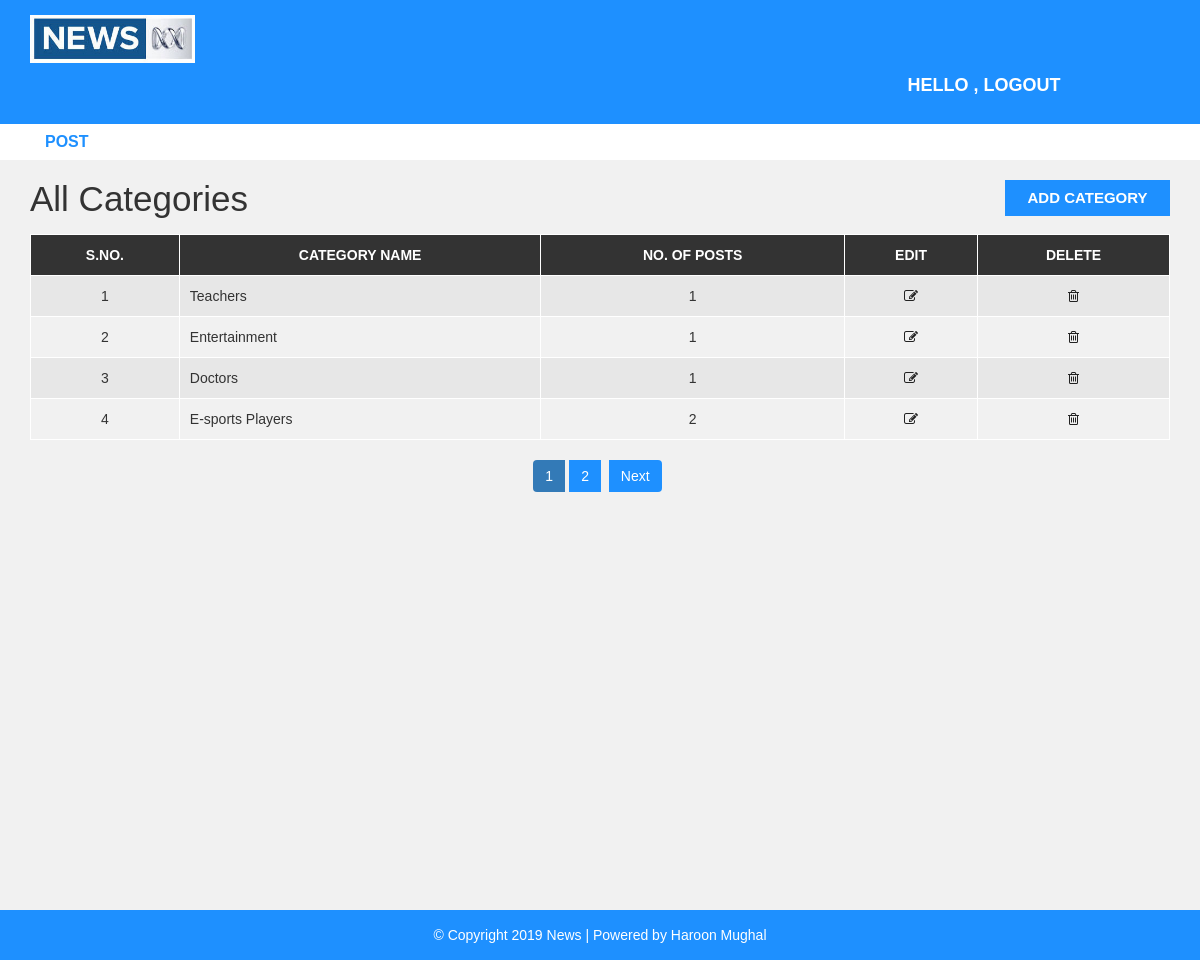
Screenshot of /admin/category.php with the database file from the repository.
### tables this page shows
CREATE TABLE `settings` (
  `webname` varchar(60) DEFAULT NULL,
  `logo` varchar(50) DEFAULT NULL,
  `footerdesc` varchar(255) DEFAULT NULL
);

CREATE TABLE `category` (
  `category_id` int(11) NOT NULL,
  `category_name` varchar(100) NOT NULL,
  `post` int(11) NOT NULL DEFAULT 0
);

### admin/config.php (called while the page is built, shortened)
<?php
$recordsLimitPerPage = 4;
?>

### admin/category.php (the view, shortened to what this page needs)
<?php
include "header.php";
include "config.php";
if (isset($_GET['pageNo'])) {
   $currentPageNumber = $_GET['pageNo'];
} else {
   $currentPageNumber = 1;
}
$limitOffset = ($currentPageNumber - 1) * $recordsLimitPerPage;
$allCategoriesQuery = "SELECT * FROM category ORDER BY category_id DESC LIMIT {$limitOffset}, {$recordsLimitPerPage}";
$resultAllCategoriesQuery = mysqli_query($connection, $allCategoriesQuery) or die("Query Failed: $allCategoriesQuery");
?>
<div id="admin-content">
   <div class="container">
      <div class="row">
         <div class="col-md-10">
            <h1 class="admin-heading">All Categories</h1>
         </div>
         <div class="col-md-2">
            <a class="add-new" href="add-category.php">add category</a>
         </div>
         <div class="col-md-12">
            <?php
            if (mysqli_num_rows($resultAllCategoriesQuery) > 0) {
            ?>
               <table class="content-table">
                  <thead>
                     <th>S.No.</th>
                     <th>Category Name</th>
                     <th>No. of Posts</th>
                     <th>Edit</th>
                     <th>Delete</th>
                  </thead>
                  <tbody>
                     <?php
                     $serialNumber = $limitOffset;
                     while ($catRow = mysqli_fetch_assoc($resultAllCategoriesQuery)) {
                     ?>
                        <tr>
                           <td class='id'> <?php echo ++$serialNumber ?> </td>
                           <td> <?php echo $catRow['category_name'] ?> </td>
                           <td> <?php echo $catRow['post'] ?> </td>
                           <td class='edit'><a href="update-category.php?idUrl=<?php echo $catRow['category_id'] ?>"><i class='fa fa-edit'></i></a></td>
                           <td class='delete'><a href="delete-category.php?idUrl=<?php echo $catRow['category_id'] ?>"><i class='fa fa-trash-o'></i></a></td>
                        </tr>
                     <?php
                     }
                     ?>
                  </tbody>
               </table>
            <?php
            }
            $totalCategoriesQuery = "SELECT * FROM category";
            $resultTotalCategoriesQuery = mysqli_query($connection, $totalCategoriesQuery) or die("Query Failed: $totalCategoriesQuery");
            $totalRecords = mysqli_num_rows($resultTotalCategoriesQuery);
            if ($totalRecords > $recordsLimitPerPage) {
               $totalPages = ceil($totalRecords / $recordsLimitPerPage);
            ?>
               <ul class='pagination admin-pagination'>
                  <?php
                  for ($p = 1; $p <= $totalPages; $p++) {
                     if ($p == $currentPageNumber) {
                        $cssClass = "active";
                     } else {
                        $cssClass = "";
                     }
                     echo "<li class='$cssClass'><a href='category.php?pageNo=$p'>$p</a></li>";
                  }
                  if ($currentPageNumber < $totalPages) {
                  ?>
                     <li><a href='category.php?pageNo=<?php echo ($currentPageNumber + 1) ?>'>Next</a></li>
                  <?php
                  }
                  ?>
               </ul>
            <?php
            }
            ?>
         </div>
      </div>
   </div>
</div>
<?php
include "footer.php";
?>

### admin/header.php (shortened to what this page needs)
<?php
include "config.php";
?>
<!DOCTYPE html>
<html lang="en">
<head>
   <link rel="stylesheet" href="../css/bootstrap.min.css" />
   <link rel="stylesheet" href="../css/font-awesome.css">
   <link rel="stylesheet" href="../css/style.css">
</head>
<body>
   <div id="header-admin">
      <div class="container">
         <div class="row">
            <?php
            $fetchSettingsQuery = "SELECT * FROM settings";
            $resultFetchSettingsQuery = mysqli_query($connection, $fetchSettingsQuery) or die("Query Failed: $fetchSettingsQuery");
            if (mysqli_num_rows($resultFetchSettingsQuery) > 0) {
               while ($setting = mysqli_fetch_assoc($resultFetchSettingsQuery)) {
            ?>
                  <div class="col-md-2">
                     <a href="post.php"><img class="logo" src="images/<?php echo $setting['logo'] ?>"></a>
                  </div>
            <?php
               }
            }
            ?>
            <div class="col-md-offset-9  col-md-3">
               <a href="logout.php" class="admin-logout">Hello <?php echo $_SESSION['userName'] ?>, logout</a>
            </div>
         </div>
      </div>
   </div>
   <div id="admin-menubar">
      <div class="container">
         <div class="row">
            <div class="col-md-12">
               <ul class="admin-menu">
                  <li>
                     <a href="post.php">Post</a>
                  </li>
               </ul>
            </div>
         </div>
      </div>
   </div>

### css/style.css (style rules this page uses)
body { background: #f1f1f1; font-family: sans-serif,arial,Helvetica; }
a, a:hover, a:focus { text-decoration: none; outline: none; }
ul { margin:0; padding:0; list-style:none; }
img.logo { width: 100%; height: auto; display: block; }
#header-admin { background-color: #1E90FF; padding: 15px 0; }
#header-admin .admin-logout { margin: 10px 0; color: #fff; font-size: 18px; font-weight: 600; text-transform: uppercase; display: inline-block; }
#admin-menubar { background-color: #fff; }
#admin-menubar .admin-menu { font-size: 0; }
#admin-menubar .admin-menu li { display: inline-block; margin: 0 5px 0 0; }
#admin-menubar .admin-menu li a { color: #1E90FF; font-size: 16px; font-weight: 600; text-transform: uppercase; padding: 7px 15px; display: block; transition: all 0.3s; }
#admin-content { padding: 20px 0; min-height: 750px; }
#admin-content .admin-heading { font-size: 35px; margin: 0 0 15px; }
#admin-content .add-new { color: #fff; background-color: #1E90FF; font-size: 15px; font-weight: 600; text-align: center; text-transform: uppercase; padding: 7px 10px; display: block; transition: all 0.3s; }
#admin-content .content-table { border: 1px solid #000; width: 100%; margin: 0 0 20px; }
#admin-content .content-table thead { color: #fff; background-color: #333; }
#admin-content .content-table th { padding: 10px; border: 1px solid #fff; font-weight: 600; text-align: center; text-transform: uppercase; }
#admin-content .content-table tbody { color: #333; }
#admin-content .content-table tbody tr { background-color: #e7e7e7; }
#admin-content .content-table tbody tr:nth-child(even) { background-color: transparent; }
#admin-content .content-table tbody td { padding: 10px; border: 1px solid #fff; text-align: center; }
#admin-content .content-table tbody td:nth-child(2) { text-align: left; }
#admin-content .admin-pagination { margin: 0; }
#admin-content .admin-pagination li a { display: block; }
.id, .edit, .delete { text-align:center; }
.pagination { display: block; text-align: center; margin: 0; }
.pagination li { display:inline-block; margin: 0 5px 0 0; }
.pagination li a { border: none; background: #1e90ff; color: #fff; }
i.fa { color:#222; }

### rows the page displays
settings: logo (picture)
category: category_name "Teachers", post "1"
category: category_name "Entertainment", post "1"
category: category_name "Doctors", post "1"
category: category_name "E-sports Players", post "2"
